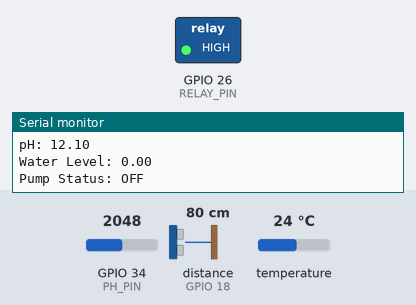
Bench run of a sketch on a simulated ESP32. Parts: switched loads named in the sketch (green lamp = pin HIGH), the last lines printed to the serial monitor. Wiring (inferred from the names in the program): ultrasonic range finder: trigger GPIO 5; echo GPIO 18. The test bench sets the inputs (shaded band); at power-on: distance to the obstacle (sensor on GPIO 18) 80 cm, GPIO 34 (PH_PIN) = 2048, temperature 24 °C (analog values on the 0–4095 scale). The echo pulse lasts 58.3 µs per cm; WiFi joins after 1.5 s; servers stay silent unless stated; no MQTT or app messages arrive unless stated; pins used as bus, display or sensor lines are not drawn.

Above: at 2.7 s.
2.8 s: distance to the obstacle (sensor on GPIO 18) set to 26 cm
9.6 s: distance to the obstacle (sensor on GPIO 18) set to 21 cm
At 14.3 s:
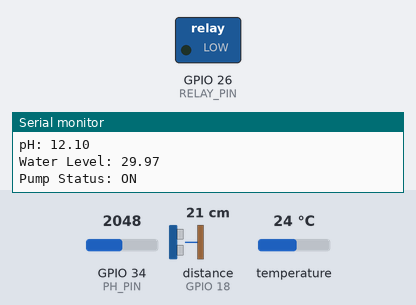
16.4 s: distance to the obstacle (sensor on GPIO 18) set to 35 cm
At 20.0 s:
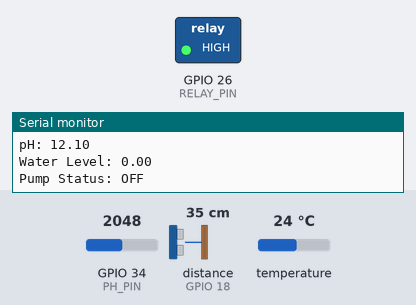
23.2 s: distance to the obstacle (sensor on GPIO 18) set to 2 cm
At 25.7 s:
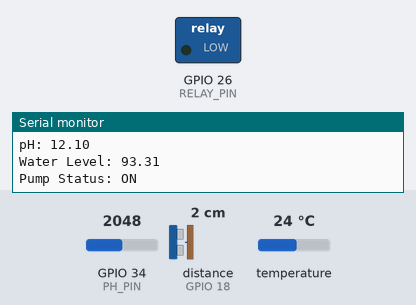
Timing chart, 0 to 27.2 s (numbered marks = the images above; inputs shaded):
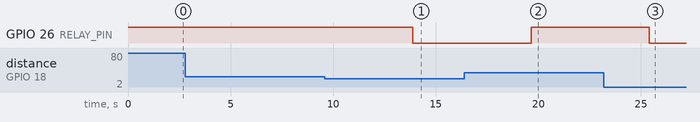

The sketch:

sketch_2.ino
```cpp
#include <WiFi.h>
#include <PubSubClient.h>
#include <OneWire.h>
#include <DallasTemperature.h>

// WiFi configuration b
const char* ssid = "YOUR_WIFI_NAME";
const char* password = "YOUR_WIFI_PASSWORD";

// KiwisIoT MQTT configuration
const char* mqtt_server = "YOUR_MQTT_BROKER";
const int mqtt_port = 1883;
const char* mqtt_user = "YOUR_USERNAME";
const char* mqtt_password = "YOUR_PASSWORD";

// MQTT topics
const char* tempTopic = "aqua/temp";
const char* phTopic = "aqua/ph";
const char* levelTopic = "aqua/level";
const char* pumpTopic = "aqua/pump";

// ESP32 pins
#define TEMP_PIN 4
#define PH_PIN 34
#define TRIG_PIN 5
#define ECHO_PIN 18
#define RELAY_PIN 26

#define PUMP_ON LOW
#define PUMP_OFF HIGH

// Tank configuration
float tankHeight = 30.0;
float minLevel = 25.0;

// pH calibration values
float voltagePH7 = 2.50;
float voltagePH4 = 3.00;

OneWire oneWire(TEMP_PIN);
DallasTemperature tempSensor(&oneWire);

WiFiClient espClient;
PubSubClient client(espClient);

bool pumpStatus = false;

// Connect to WiFi
void connectWiFi() {
  WiFi.begin(ssid, password);

  while (WiFi.status() != WL_CONNECTED) {
    delay(500);
    Serial.print(".");
  }

  Serial.println("WiFi Connected!");
}

// Connect to MQTT
void connectMQTT() {
  while (!client.connected()) {
    if (client.connect("ESP32_Aquaponics",
                       mqtt_user,
                       mqtt_password)) {
      Serial.println("MQTT Connected!");
    } else {
      Serial.println("MQTT Connection Failed!");
      delay(3000);
    }
  }
}

// Read temperature
float getTemperature() {
  tempSensor.requestTemperatures();
  return tempSensor.getTempCByIndex(0);
}

// Read pH
float getPH() {
  int raw = analogRead(PH_PIN);
  float voltage = raw * 3.3 / 4095.0;

  float slope =
      (7.0 - 4.0) / (voltagePH7 - voltagePH4);

  return 7.0 + (voltage - voltagePH7) * slope;
}

// Read water level
float getWaterLevel() {
  digitalWrite(TRIG_PIN, LOW);
  delayMicroseconds(2);

  digitalWrite(TRIG_PIN, HIGH);
  delayMicroseconds(10);
  digitalWrite(TRIG_PIN, LOW);

  long duration = pulseIn(ECHO_PIN, HIGH, 30000);

  if (duration == 0) return -1;

  float distance = duration * 0.0343 / 2.0;

  float level =
      ((tankHeight - distance) / tankHeight) * 100.0;

  return constrain(level, 0, 100);
}

// Pump control
void controlPump(float level) {
  if (level < 0 || level < minLevel) {
    pumpStatus = false;
  } else {
    pumpStatus = true;
  }

  digitalWrite(
      RELAY_PIN,
      pumpStatus ? PUMP_ON : PUMP_OFF
  );
}

// Send data to KiwisIoT
void sendData(const char* topic, float value) {
  char message[20];

  snprintf(message, sizeof(message), "%.2f", value);

  client.publish(topic, message);
}

// Setup
void setup() {
  Serial.begin(115200);

  pinMode(TRIG_PIN, OUTPUT);
  pinMode(ECHO_PIN, INPUT);

  pinMode(RELAY_PIN, OUTPUT);
  digitalWrite(RELAY_PIN, PUMP_OFF);

  analogReadResolution(12);

  tempSensor.begin();

  connectWiFi();

  client.setServer(mqtt_server, mqtt_port);
}

// Main loop
void loop() {
  if (WiFi.status() != WL_CONNECTED) {
    connectWiFi();
  }

  if (!client.connected()) {
    connectMQTT();
  }

  client.loop();

  float temperature = getTemperature();
  float ph = getPH();
  float waterLevel = getWaterLevel();

  controlPump(waterLevel);

  Serial.println("AQUAPONICS MONITORING");

  Serial.print("Temperature: ");
  Serial.println(temperature);

  Serial.print("pH: ");
  Serial.println(ph);

  Serial.print("Water Level: ");
  Serial.println(waterLevel);

  Serial.print("Pump Status: ");
  Serial.println(pumpStatus ? "ON" : "OFF");

  if (temperature != DEVICE_DISCONNECTED_C) {
    sendData(tempTopic, temperature);
  }

  if (ph >= 0 && ph <= 14) {
    sendData(phTopic, ph);
  }

  if (waterLevel >= 0) {
    sendData(levelTopic, waterLevel);
  }

  sendData(pumpTopic, pumpStatus ? 1 : 0);

  delay(5000);
}
```

Measured:
- the behaviour switches between 23 and 22 cm on distance to the obstacle (sensor on GPIO 18) (found by bisection; images 0 and 1)
- after the input at 9.6 s, GPIO 26 (RELAY_PIN): HIGH → LOW after 4.3 s
- after the input at 16.4 s, GPIO 26 (RELAY_PIN): LOW → HIGH after 3.3 s
- after the input at 23.2 s, GPIO 26 (RELAY_PIN): HIGH → LOW after 2.2 s
